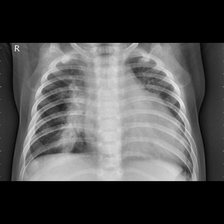
#> input picture lung_preprocessing_review/images_224/test/Cancer/test_cancer316.png, 224 x 224 px; its folder holds only this picture in this run
$ python preprocess_lung_xrays.py --input lung_preprocessing_review/images_224/test/Cancer
#> lines starting #> are read from the running program, lines starting #| are printed output that depends on the picture; after the words box and inside, x2 and y2 are one past the last pixel; in counts of white or black regions, pixels touching at a corner belong together

from pathlib import Path
from datetime import datetime
import argparse
import json
import csv

import cv2
import numpy as np
from PIL import Image, ImageOps


# ============================================================
# CANCERSCAN AI - LUNG X-RAY PREPROCESSING REVIEW PIPELINE
# ============================================================
# 1. Reads image files recursively.
# 2. Preserves originals.
# 3. Resizes output to 224x224.
# 4. Detects possible text/marks near image borders.
# 5. Saves visual review previews.
# 6. Writes an audit CSV and summary JSON.
#
# IMPORTANT:
# - Candidate detection is heuristic, not definitive OCR.
# - No pixels are automatically erased.
# - Review flagged images before any removal/cropping.
# ============================================================

IMAGE_EXTENSIONS = {
    ".png", ".jpg", ".jpeg", ".bmp", ".tif", ".tiff", ".webp"
}

TARGET_SIZE = (224, 224)


def load_image(path):
    """Load an image safely and convert it to RGB."""
    with Image.open(path) as image:
        image = ImageOps.exif_transpose(image)
        return image.convert("RGB").copy()


def resize_image(image):
    """
    Resize to a fixed 224x224 size.

    This matches a direct Resize((224, 224)) pipeline.
    It may alter aspect ratio, so keep original files separately.
    """
    return image.resize(TARGET_SIZE, Image.Resampling.LANCZOS)


def detect_candidate_marks(image):
    """
    Highlight possible unwanted annotations.

    Detection is deliberately limited to:
    - Small, high-contrast connected components near borders.
    - Small contour candidates near image edges.

    This is a REVIEW AID, not a reliable text detector.
    Anatomy, ribs, tubes, devices, and other meaningful content
    can also be detected. Nothing is removed.
    """
    rgb = np.array(image.convert("RGB"))
    gray = cv2.cvtColor(rgb, cv2.COLOR_RGB2GRAY)

    height, width = gray.shape
    overlay = rgb.copy()
    candidate_boxes = []

    # Analyse a border band, but never automatically crop it.
    border_x = max(8, int(width * 0.12))
    border_y = max(8, int(height * 0.12))

    border_mask = np.zeros_like(gray, dtype=np.uint8)
    border_mask[:border_y, :] = 255
    border_mask[-border_y:, :] = 255
    border_mask[:, :border_x] = 255
    border_mask[:, -border_x:] = 255

    # Local contrast can reveal lettering or marker-like objects.
    # Multiple threshold directions allow dark and bright marks.
    for polarity in ("dark", "bright"):
        if polarity == "dark":
            threshold_type = cv2.THRESH_BINARY_INV
        else:
            threshold_type = cv2.THRESH_BINARY

        binary = cv2.adaptiveThreshold(
            gray,
            255,
            cv2.ADAPTIVE_THRESH_GAUSSIAN_C,
            threshold_type,
            31,
            9,
        )

        binary = cv2.bitwise_and(binary, border_mask)

        # Connect small text strokes into candidate components.
        kernel = cv2.getStructuringElement(
            cv2.MORPH_RECT, (3, 3)
        )
        joined = cv2.morphologyEx(
            binary, cv2.MORPH_CLOSE, kernel, iterations=1
        )

        contours, _ = cv2.findContours(
            joined,
            cv2.RETR_EXTERNAL,
            cv2.CHAIN_APPROX_SIMPLE,
        )

        for contour in contours:
            x, y, w, h = cv2.boundingRect(contour)
            area = cv2.contourArea(contour)

            # Broad heuristic filters only; not proof of text.
            if area < 4:
                continue
            if w < 2 or h < 2:
                continue
            if w > width * 0.25 or h > height * 0.18:
                continue

            # Keep components close to a border.
            near_edge = (
                x < border_x
                or y < border_y
                or x + w > width - border_x
                or y + h > height - border_y
            )
            if not near_edge:
                continue

            # Deduplicate nearly identical candidates across thresholds.
            duplicate = False
            for old_x, old_y, old_w, old_h in candidate_boxes:
                if (
                    abs(x - old_x) < 4
                    and abs(y - old_y) < 4
                    and abs(w - old_w) < 6
                    and abs(h - old_h) < 6
                ):
                    duplicate = True
                    break

            if not duplicate:
                candidate_boxes.append((x, y, w, h))

    # Draw boxes on a copy only. The underlying image stays unchanged.
    for x, y, w, h in candidate_boxes:
        cv2.rectangle(
            overlay,
            (x, y),
            (x + w, y + h),
            (255, 40, 40),
            2,
        )

    return Image.fromarray(overlay), candidate_boxes


def make_review_preview(original_224, marked_224, source_name):
    """Create an original-vs-marked preview."""
    left = np.array(original_224.convert("RGB"))
    right = np.array(marked_224.convert("RGB"))

    gap = np.full((224, 10, 3), 40, dtype=np.uint8)
    combined = np.concatenate([left, gap, right], axis=1)

    # Add labels to the preview without changing saved model images.
    combined_bgr = cv2.cvtColor(combined, cv2.COLOR_RGB2BGR)

    cv2.putText(
        combined_bgr,
        "RESIZED ORIGINAL",
        (8, 18),
        cv2.FONT_HERSHEY_SIMPLEX,
        0.38,
        (180, 255, 180),
        1,
        cv2.LINE_AA,
    )
    cv2.putText(
        combined_bgr,
        "CANDIDATES IN RED",
        (238, 18),
        cv2.FONT_HERSHEY_SIMPLEX,
        0.38,
        (100, 100, 255),
        1,
        cv2.LINE_AA,
    )

    return Image.fromarray(
        cv2.cvtColor(combined_bgr, cv2.COLOR_BGR2RGB)
    )


def process_one_image(source_path, input_root, output_root):
    relative_path = source_path.relative_to(input_root)

    # Keep class folders, e.g. train/Cancer/image.jpg.
    output_original = output_root / "images_224" / relative_path
    output_preview = (
        output_root / "review_previews" / relative_path
    ).with_suffix(".jpg")

    output_original.parent.mkdir(parents=True, exist_ok=True)
    output_preview.parent.mkdir(parents=True, exist_ok=True)

    source = load_image(source_path)
#> in load_image, image is the input picture: PIL image 224x224 RGB; min 0, max 235, mean 78.3
    original_width, original_height = source.size

    resized = resize_image(source)
    marked, boxes = detect_candidate_marks(resized)

    # This is the unaltered resized image, not the red overlay.
    resized.save(output_original)

    preview = make_review_preview(resized, marked, source_path.name)
    preview.save(output_preview, quality=92)

    return {
        "source_file": str(relative_path),
        "source_width": original_width,
        "source_height": original_height,
        "output_width": TARGET_SIZE[0],
        "output_height": TARGET_SIZE[1],
        "candidate_count": len(boxes),
        "candidate_boxes_224": json.dumps(boxes),
        "review_status": (
            "REVIEW_REQUIRED" if boxes else "NO_CANDIDATES_DETECTED"
        ),
        "resized_image_path": str(
            output_original.relative_to(output_root)
        ),
        "preview_path": str(
            output_preview.relative_to(output_root)
        ),
        "pixels_removed": False,
    }


def main():
    parser = argparse.ArgumentParser(
        description="CancerScan AI conservative lung X-ray preprocessing"
    )
    parser.add_argument(
        "--input",
        required=True,
        help="Input folder containing lung X-ray images",
    )
    parser.add_argument(
        "--output",
        default="lung_preprocessing_review",
        help="Output folder for resized images, previews, and logs",
    )
    args = parser.parse_args()

    input_root = Path(args.input).resolve()
    output_root = Path(args.output).resolve()

    if not input_root.exists() or not input_root.is_dir():
        raise SystemExit(
            f"Input directory does not exist: {input_root}"
        )

    # Avoid recursively processing our own output directory.
    if output_root == input_root or input_root in output_root.parents:
        raise SystemExit(
            "Output must not be the input folder or a subfolder "
            "of the input folder."
        )

    output_root.mkdir(parents=True, exist_ok=True)

    files = sorted(
        p for p in input_root.rglob("*")
        if p.is_file() and p.suffix.lower() in IMAGE_EXTENSIONS
    )

    if not files:
        raise SystemExit(
            f"No supported images found under: {input_root}"
        )

    audit_path = output_root / "audit_log.csv"
    errors_path = output_root / "processing_errors.csv"

    results = []
    errors = []

    print(f"Input folder : {input_root}")
    print(f"Output folder: {output_root}")
    print(f"Images found : {len(files)}")
    print("Starting preprocessing review...\n")

    for index, path in enumerate(files, start=1):
        try:
            result = process_one_image(
                path,
                input_root,
                output_root,
            )
#> the loop in detect_candidate_marks, `for polarity in ("dark", "bright"):` made 2 passes
#> pass 1, in detect_candidate_marks, `binary = cv2.adaptiveThreshold( gray, 255, cv2.ADAPTIVE_THRESH_GAUSSIA..`:
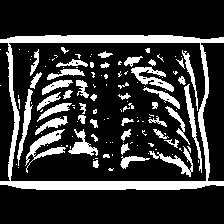
#> binary: shape (224, 224); 20.6% white; 127 white regions (82 under 20 px), largest, box (x1, y1, x2, y2) and area: (0, 35, 224, 190) 4562, (25, 129, 66, 173) 506, (131, 67, 174, 92) 408
#> pass 1, in detect_candidate_marks, `binary = cv2.bitwise_and(binary, border_mask)`:
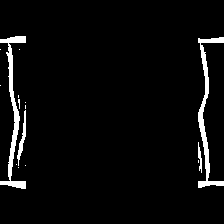
#> binary: shape (224, 224); 4% white; 15 white regions (11 under 20 px), largest, box (x1, y1, x2, y2) and area: (0, 36, 26, 189) 898, (198, 37, 224, 188) 851, (17, 110, 26, 166) 159, (198, 142, 202, 173) 66
#> after the loop in detect_candidate_marks, `for polarity in ("dark", "bright"):`:
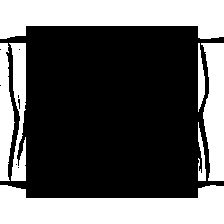
#> binary: shape (224, 224); 37% white; 7 white regions, largest, box (x1, y1, x2, y2) and area: (0, 0, 224, 39) 6434, (0, 185, 224, 224) 6422, (201, 43, 224, 181) 2357
#> after the loop in detect_candidate_marks, `for polarity in ("dark", "bright"):`:
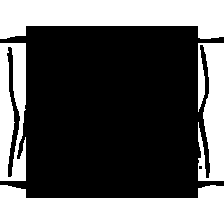
#> joined: shape (224, 224); 37.2% white; 4 white regions, box (x1, y1, x2, y2) and area: (0, 0, 224, 39) 6434, (0, 185, 224, 224) 6422, (198, 43, 224, 181) 2959, (0, 43, 26, 181) 2860
#> after the loop in detect_candidate_marks, `for polarity in ("dark", "bright"):`: candidate_boxes = [(198, 142, 4, 31)]
#> the loop in detect_candidate_marks, `for x, y, w, h in candidate_boxes:` made 1 pass
#> after the loop in detect_candidate_marks, `for x, y, w, h in candidate_boxes:`:
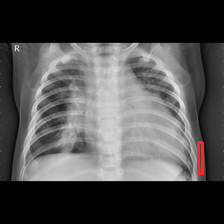
#> overlay: shape (224, 224, 3); 0.41% of pixels changed, all inside (x1, y1, x2, y2) = (197, 141, 204, 175)
#> in make_review_preview, `combined = np.concatenate([left, gap, right], axis=1)`:
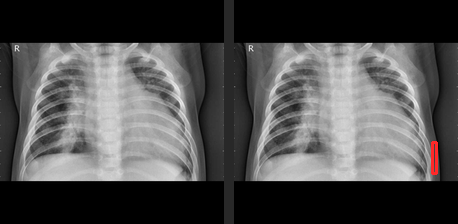
#> combined: shape (224, 458, 3); mean R, G, B 77.8, 77.4, 77.4
#> in make_review_preview, `cv2.putText( combined_bgr, "CANDIDATES IN RED", (238, 18), cv2.FONT_HE..`:
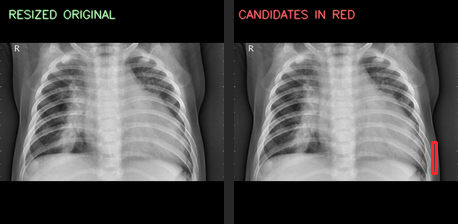
#> combined_bgr: shape (224, 458, 3); mean B, G, R 78.4, 78.7, 79.4
#> result = 11 items
            results.append(result)

            print(
                f"[{index}/{len(files)}] {path.name} | "
                f"candidates={result['candidate_count']}"
            )
#| [1/1] test_cancer316.png | candidates=1

        except Exception as exc:
            errors.append({
                "source_file": str(path),
                "error": repr(exc),
            })
            print(
                f"[{index}/{len(files)}] ERROR: "
                f"{path.name}: {exc}"
            )

    # Save audit log.
    if results:
        with open(
            audit_path, "w", newline="", encoding="utf-8-sig"
        ) as file:
            writer = csv.DictWriter(
                file, fieldnames=list(results[0].keys())
            )
            writer.writeheader()
            writer.writerows(results)

    if errors:
        with open(
            errors_path, "w", newline="", encoding="utf-8-sig"
        ) as file:
            writer = csv.DictWriter(
                file, fieldnames=["source_file", "error"]
            )
            writer.writeheader()
            writer.writerows(errors)

    flagged = sum(
        row["candidate_count"] > 0 for row in results
    )
#> flagged = 1

    summary = {
        "created_at": datetime.now().isoformat(timespec="seconds"),
        "input_directory": str(input_root),
        "output_directory": str(output_root),
        "images_found": len(files),
        "images_processed": len(results),
        "processing_errors": len(errors),
        "images_with_candidates": flagged,
        "images_without_candidates": len(results) - flagged,
        "target_size": list(TARGET_SIZE),
        "automatic_pixel_removal": False,
        "warning": (
            "Candidate boxes are heuristic and may include anatomy "
            "or clinically relevant structures. Review before editing."
        ),
    }

    with open(
        output_root / "summary.json",
        "w",
        encoding="utf-8",
    ) as file:
        json.dump(summary, file, indent=2)

    print("\n" + "=" * 55)
    print("PREPROCESSING REVIEW COMPLETE")
    print("=" * 55)
    print(f"Processed successfully : {len(results)}")
#| Processed successfully : 1
    print(f"Images needing review  : {flagged}")
#| Images needing review  : 1
    print(f"Processing errors      : {len(errors)}")
    print(f"Resized images         : {output_root / 'images_224'}")
    print(f"Review previews        : {output_root / 'review_previews'}")
    print(f"Audit log              : {audit_path}")
    print(f"Summary                : {output_root / 'summary.json'}")

    print(
        "\nNo marks were erased. Inspect review_previews and "
        "audit_log.csv before approving any changes."
    )


if __name__ == "__main__":
    main()

$ run again, on lung_preprocessing_review/images_224/test/NORMAL/IM-0195-0001.png
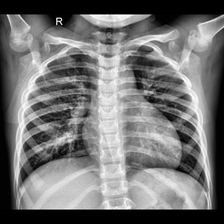
#> input picture lung_preprocessing_review/images_224/test/NORMAL/IM-0195-0001.png, 224 x 224 px
#> in load_image, image is the input picture: PIL image 224x224 RGB; min 0, max 255, mean 115.3
#> after the loop in detect_candidate_marks, `for polarity in ("dark", "bright"):`:
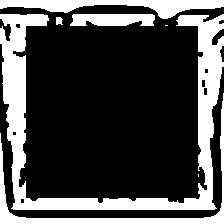
#> joined: shape (224, 224); 28.2% white; 7 white regions (2 under 20 px), largest, box (x1, y1, x2, y2) and area: (0, 14, 224, 210) 9081, (0, 93, 224, 224) 2131, (0, 0, 224, 19) 1988, (70, 14, 155, 26) 908, (56, 17, 63, 25) 46
#> after the loop in detect_candidate_marks, `for polarity in ("dark", "bright"):`: candidate_boxes = 22 items, first 6: (205, 198, 2, 7), (166, 198, 19, 6), (129, 198, 7, 4), (109, 198, 11, 6), (95, 198, 8, 5), (30, 198, 8, 4)
#> the loop in detect_candidate_marks, `for x, y, w, h in candidate_boxes:` made 22 passes
#> boxes has the same summary as candidate_boxes in detect_candidate_marks
#> in make_review_preview, `cv2.putText( combined_bgr, "CANDIDATES IN RED", (238, 18), cv2.FONT_HE..`:
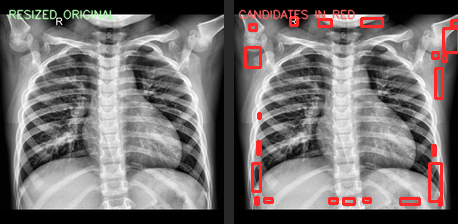
#> combined_bgr: shape (224, 458, 3); mean B, G, R 111.9, 112.1, 117.6
#> result = 11 items
#| [1/2] IM-0195-0001.png | candidates=22

$ run again, on lung_preprocessing_review/images_224/test/Cancer/train2_cancer125.png
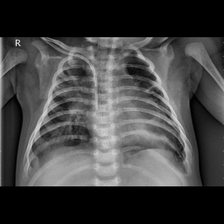
#> input picture lung_preprocessing_review/images_224/test/Cancer/train2_cancer125.png, 224 x 224 px
#> in load_image, image is the input picture: PIL image 224x224 RGB; min 0, max 223, mean 66.4
#> after the loop in detect_candidate_marks, `for polarity in ("dark", "bright"):`: candidate_boxes = [(21, 147, 5, 10), (198, 100, 26, 29), (198, 62, 26, 31), (204, 44, 20, 35), (198, 31, 26, 6)]
#> the loop in detect_candidate_marks, `for x, y, w, h in candidate_boxes:` made 5 passes
#> boxes has the same summary as candidate_boxes in detect_candidate_marks
#> in make_review_preview, `cv2.putText( combined_bgr, "CANDIDATES IN RED", (238, 18), cv2.FONT_HE..`:
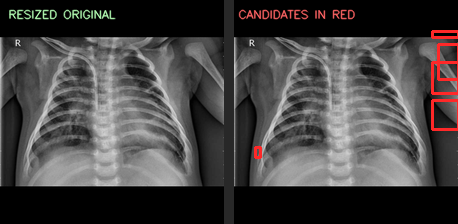
#> combined_bgr: shape (224, 458, 3); mean B, G, R 66.6, 66.9, 69.3
#> result = 11 items
#| [1/1] train2_cancer125.png | candidates=5
#> flagged = 1
#| Processed successfully : 1
#| Images needing review  : 1
